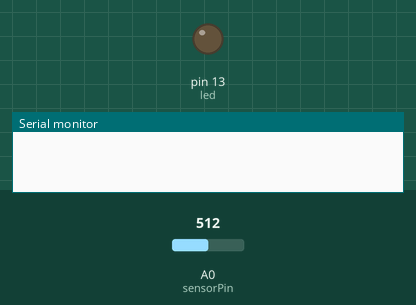
Simulated run of this sketch. Board: Arduino Uno, built with avr-gcc and run on an emulated ATmega328P. Parts: output pins drawn as LEDs (lit = HIGH), the last lines printed to the serial monitor. The test bench sets the inputs (shaded band); at power-on: A0 (sensorPin) = 512.

Above: at 0.1 s.
At 2.2 s:
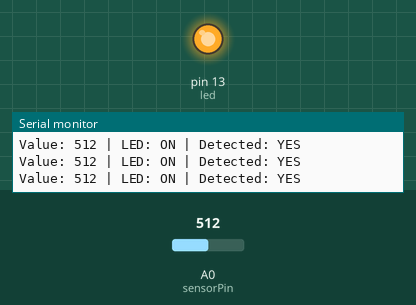
2.3 s: A0 (sensorPin) set to 386
5.3 s: A0 (sensorPin) set to 350
Timing chart, 0 to 8.3 s (numbered marks = the images above; inputs shaded):
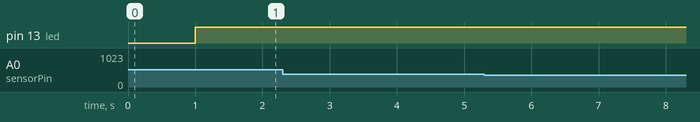

The sketch:

clap_switch.ino
```cpp
int sensorPin = A0;
int led = 13;
bool is_on = false;
bool sound_detected = false;

void setup() {
  pinMode(led, OUTPUT);
  Serial.begin(9600);
  delay(1000);  // Add 1 second delay for sensor to stabilize
}

void loop() {
  int value = analogRead(sensorPin);

  Serial.print("Value: ");
  Serial.print(value);
  Serial.print(" | LED: ");
  Serial.print(is_on ? "ON" : "OFF");
  Serial.print(" | Detected: ");
  Serial.println(sound_detected ? "YES" : "NO");

  // Trigger on clap
  if (value > 372 && !sound_detected) {
    is_on = !is_on;
    digitalWrite(led, is_on ? HIGH : LOW);
    Serial.println("Clap detected → Toggled LED");
    sound_detected = true;
    delay(300);  // Debounce
  }

  // Reset once value falls below ambient
  if (value < 368 && sound_detected) {
    Serial.println("Noise ended → Ready for next clap");
    sound_detected = false;
  }

  delay(10);  // Recommended sampling delay
}
```
